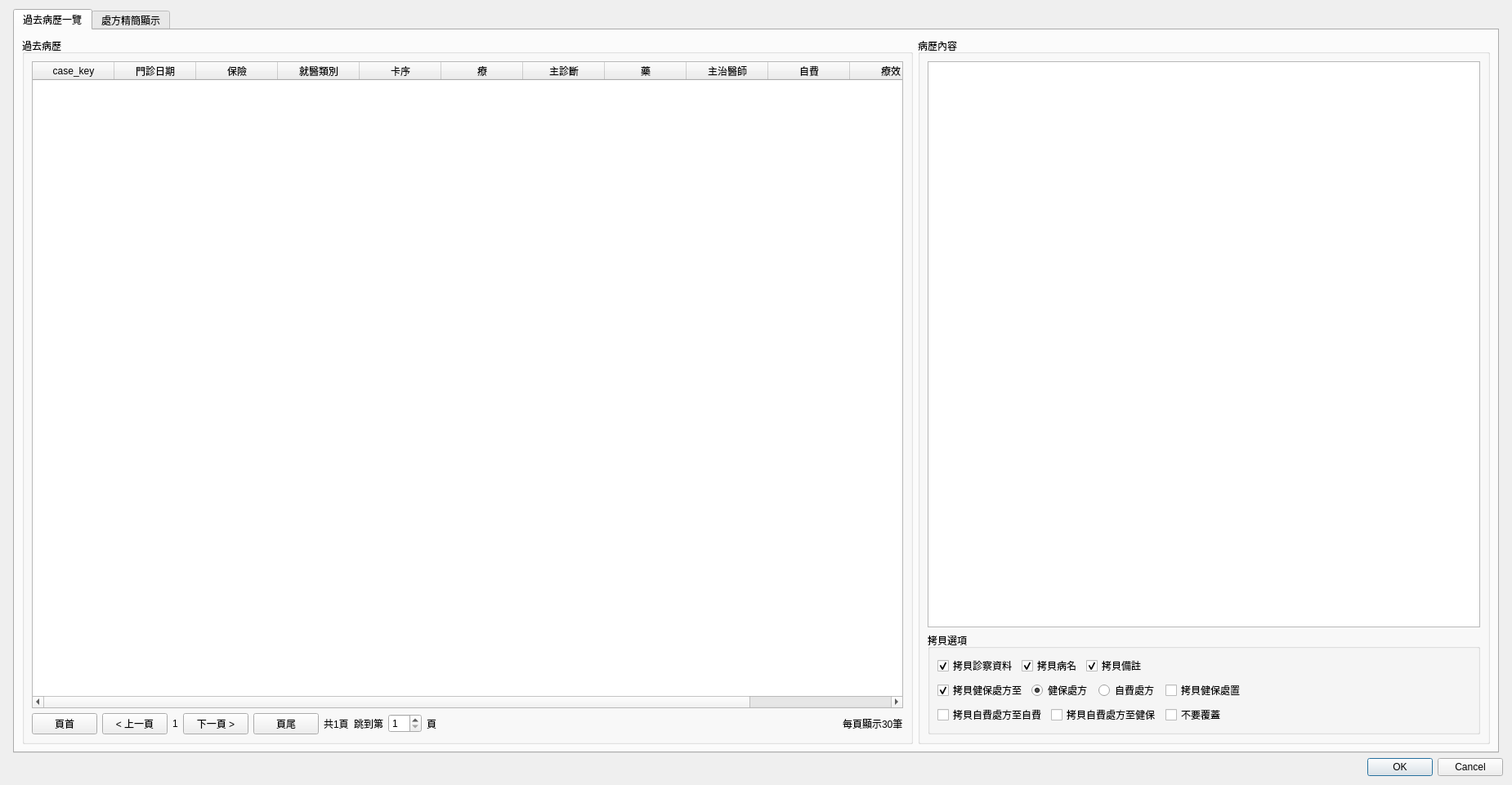
<?xml version="1.0" encoding="UTF-8"?>
<ui version="4.0">
 <class>Dialog_medical_record_past_history</class>
 <widget class="QDialog" name="Dialog_medical_record_past_history">
  <property name="windowModality">
   <enum>Qt::NonModal</enum>
  </property>
  <property name="geometry">
   <rect>
    <x>0</x>
    <y>0</y>
    <width>1850</width>
    <height>961</height>
   </rect>
  </property>
  <property name="sizePolicy">
   <sizepolicy hsizetype="Preferred" vsizetype="Preferred">
    <horstretch>0</horstretch>
    <verstretch>0</verstretch>
   </sizepolicy>
  </property>
  <property name="windowTitle">
   <string>過去病歷</string>
  </property>
  <layout class="QVBoxLayout" name="verticalLayout">
   <item>
    <layout class="QHBoxLayout" name="horizontalLayout">
     <property name="leftMargin">
      <number>5</number>
     </property>
     <property name="topMargin">
      <number>0</number>
     </property>
     <property name="rightMargin">
      <number>5</number>
     </property>
     <item>
      <widget class="QTabWidget" name="tabWidget_past_history">
       <property name="currentIndex">
        <number>0</number>
       </property>
       <widget class="QWidget" name="tab">
        <attribute name="title">
         <string>過去病歷一覽</string>
        </attribute>
        <layout class="QVBoxLayout" name="verticalLayout_4">
         <item>
          <layout class="QHBoxLayout" name="horizontalLayout_3">
           <item>
            <widget class="QGroupBox" name="groupBox_history_list">
             <property name="title">
              <string>過去病歷</string>
             </property>
             <layout class="QVBoxLayout" name="verticalLayout_2">
              <item>
               <widget class="QTableWidget" name="tableWidget_past_history">
                <property name="editTriggers">
                 <set>QAbstractItemView::NoEditTriggers</set>
                </property>
                <property name="selectionMode">
                 <enum>QAbstractItemView::SingleSelection</enum>
                </property>
                <property name="selectionBehavior">
                 <enum>QAbstractItemView::SelectRows</enum>
                </property>
                <column>
                 <property name="text">
                  <string>case_key</string>
                 </property>
                </column>
                <column>
                 <property name="text">
                  <string>門診日期</string>
                 </property>
                </column>
                <column>
                 <property name="text">
                  <string>保險</string>
                 </property>
                </column>
                <column>
                 <property name="text">
                  <string>就醫類別</string>
                 </property>
                </column>
                <column>
                 <property name="text">
                  <string>卡序</string>
                 </property>
                </column>
                <column>
                 <property name="text">
                  <string>療</string>
                 </property>
                </column>
                <column>
                 <property name="text">
                  <string>主診斷</string>
                 </property>
                </column>
                <column>
                 <property name="text">
                  <string>藥</string>
                 </property>
                </column>
                <column>
                 <property name="text">
                  <string>主治醫師</string>
                 </property>
                </column>
                <column>
                 <property name="text">
                  <string>自費</string>
                 </property>
                </column>
                <column>
                 <property name="text">
                  <string>療效</string>
                 </property>
                </column>
                <column>
                 <property name="text">
                  <string>開啟</string>
                 </property>
                </column>
               </widget>
              </item>
              <item>
               <layout class="QHBoxLayout" name="horizontalLayout_6">
                <item>
                 <widget class="QPushButton" name="pushButton_top">
                  <property name="text">
                   <string>頁首</string>
                  </property>
                 </widget>
                </item>
                <item>
                 <widget class="QPushButton" name="pushButton_prev">
                  <property name="text">
                   <string>&lt; 上一頁</string>
                  </property>
                 </widget>
                </item>
                <item>
                 <widget class="QLabel" name="label_current_page">
                  <property name="text">
                   <string>1</string>
                  </property>
                 </widget>
                </item>
                <item>
                 <widget class="QPushButton" name="pushButton_next">
                  <property name="text">
                   <string>下一頁 &gt;</string>
                  </property>
                 </widget>
                </item>
                <item>
                 <widget class="QPushButton" name="pushButton_bottom">
                  <property name="text">
                   <string>頁尾</string>
                  </property>
                 </widget>
                </item>
                <item>
                 <widget class="QLabel" name="label_total_pages">
                  <property name="text">
                   <string>共1頁</string>
                  </property>
                 </widget>
                </item>
                <item>
                 <widget class="QLabel" name="label_page_count_2">
                  <property name="text">
                   <string>跳到第</string>
                  </property>
                 </widget>
                </item>
                <item>
                 <widget class="QSpinBox" name="spinBox_move_page">
                  <property name="minimum">
                   <number>1</number>
                  </property>
                  <property name="value">
                   <number>1</number>
                  </property>
                 </widget>
                </item>
                <item>
                 <widget class="QLabel" name="label_page_count_3">
                  <property name="text">
                   <string>頁</string>
                  </property>
                 </widget>
                </item>
                <item>
                 <spacer name="horizontalSpacer_2">
                  <property name="orientation">
                   <enum>Qt::Horizontal</enum>
                  </property>
                  <property name="sizeHint" stdset="0">
                   <size>
                    <width>40</width>
                    <height>20</height>
                   </size>
                  </property>
                 </spacer>
                </item>
                <item>
                 <widget class="QLabel" name="label_count_per_page">
                  <property name="text">
                   <string>每頁顯示30筆</string>
                  </property>
                 </widget>
                </item>
               </layout>
              </item>
             </layout>
            </widget>
           </item>
           <item>
            <widget class="QGroupBox" name="groupBox_medical_record">
             <property name="maximumSize">
              <size>
               <width>700</width>
               <height>16777215</height>
              </size>
             </property>
             <property name="title">
              <string>病歷內容</string>
             </property>
             <layout class="QVBoxLayout" name="verticalLayout_3">
              <item>
               <widget class="QTextEdit" name="textEdit_medical_record">
                <property name="readOnly">
                 <bool>true</bool>
                </property>
               </widget>
              </item>
              <item>
               <widget class="QGroupBox" name="groupBox_copy_option">
                <property name="title">
                 <string>拷貝選項</string>
                </property>
                <layout class="QGridLayout" name="gridLayout">
                 <item row="3" column="0">
                  <layout class="QHBoxLayout" name="horizontalLayout_7">
                   <item>
                    <widget class="QCheckBox" name="checkBox_self_prescript">
                     <property name="text">
                      <string>拷貝自費處方至自費</string>
                     </property>
                    </widget>
                   </item>
                   <item>
                    <widget class="QCheckBox" name="checkBox_self_prescript_to_ins">
                     <property name="text">
                      <string>拷貝自費處方至健保</string>
                     </property>
                    </widget>
                   </item>
                  </layout>
                 </item>
                 <item row="3" column="1">
                  <widget class="QCheckBox" name="checkBox_not_overwrite">
                   <property name="text">
                    <string>不要覆蓋</string>
                   </property>
                  </widget>
                 </item>
                 <item row="2" column="0">
                  <layout class="QHBoxLayout" name="horizontalLayout_2">
                   <item>
                    <widget class="QCheckBox" name="checkBox_ins_prescript">
                     <property name="text">
                      <string>拷貝健保處方至</string>
                     </property>
                     <property name="checked">
                      <bool>true</bool>
                     </property>
                    </widget>
                   </item>
                   <item>
                    <widget class="QRadioButton" name="radioButton_ins_prescript">
                     <property name="text">
                      <string>健保處方</string>
                     </property>
                     <property name="checked">
                      <bool>true</bool>
                     </property>
                    </widget>
                   </item>
                   <item>
                    <widget class="QRadioButton" name="radioButton_self_prescript">
                     <property name="text">
                      <string>自費處方</string>
                     </property>
                    </widget>
                   </item>
                  </layout>
                 </item>
                 <item row="2" column="1">
                  <widget class="QCheckBox" name="checkBox_ins_treat">
                   <property name="text">
                    <string>拷貝健保處置</string>
                   </property>
                  </widget>
                 </item>
                 <item row="0" column="0" colspan="3">
                  <layout class="QHBoxLayout" name="horizontalLayout_8">
                   <item>
                    <widget class="QCheckBox" name="checkBox_diagnostic">
                     <property name="text">
                      <string>拷貝診察資料</string>
                     </property>
                     <property name="checked">
                      <bool>true</bool>
                     </property>
                    </widget>
                   </item>
                   <item>
                    <widget class="QCheckBox" name="checkBox_disease">
                     <property name="text">
                      <string>拷貝病名</string>
                     </property>
                     <property name="checked">
                      <bool>true</bool>
                     </property>
                    </widget>
                   </item>
                   <item>
                    <widget class="QCheckBox" name="checkBox_remark">
                     <property name="text">
                      <string>拷貝備註</string>
                     </property>
                     <property name="checked">
                      <bool>true</bool>
                     </property>
                    </widget>
                   </item>
                   <item>
                    <spacer name="horizontalSpacer_3">
                     <property name="orientation">
                      <enum>Qt::Horizontal</enum>
                     </property>
                     <property name="sizeHint" stdset="0">
                      <size>
                       <width>40</width>
                       <height>20</height>
                      </size>
                     </property>
                    </spacer>
                   </item>
                  </layout>
                 </item>
                </layout>
               </widget>
              </item>
             </layout>
            </widget>
           </item>
          </layout>
         </item>
        </layout>
       </widget>
       <widget class="QWidget" name="widget">
        <attribute name="title">
         <string>處方精簡顯示</string>
        </attribute>
        <layout class="QHBoxLayout" name="horizontalLayout_5">
         <item>
          <layout class="QHBoxLayout" name="horizontalLayout_4">
           <item>
            <widget class="QTableWidget" name="tableWidget_simple_view">
             <property name="editTriggers">
              <set>QAbstractItemView::NoEditTriggers</set>
             </property>
             <property name="alternatingRowColors">
              <bool>false</bool>
             </property>
             <property name="selectionMode">
              <enum>QAbstractItemView::SingleSelection</enum>
             </property>
             <property name="columnCount">
              <number>4</number>
             </property>
             <attribute name="horizontalHeaderVisible">
              <bool>false</bool>
             </attribute>
             <attribute name="horizontalHeaderDefaultSectionSize">
              <number>400</number>
             </attribute>
             <attribute name="verticalHeaderVisible">
              <bool>false</bool>
             </attribute>
             <attribute name="verticalHeaderDefaultSectionSize">
              <number>423</number>
             </attribute>
             <column/>
             <column/>
             <column/>
             <column/>
            </widget>
           </item>
          </layout>
         </item>
        </layout>
       </widget>
      </widget>
     </item>
    </layout>
   </item>
   <item>
    <widget class="QDialogButtonBox" name="buttonBox">
     <property name="orientation">
      <enum>Qt::Horizontal</enum>
     </property>
     <property name="standardButtons">
      <set>QDialogButtonBox::Cancel|QDialogButtonBox::Ok</set>
     </property>
     <property name="centerButtons">
      <bool>false</bool>
     </property>
    </widget>
   </item>
  </layout>
 </widget>
 <resources/>
 <connections>
  <connection>
   <sender>buttonBox</sender>
   <signal>accepted()</signal>
   <receiver>Dialog_medical_record_past_history</receiver>
   <slot>accept()</slot>
   <hints>
    <hint type="sourcelabel">
     <x>248</x>
     <y>254</y>
    </hint>
    <hint type="destinationlabel">
     <x>157</x>
     <y>274</y>
    </hint>
   </hints>
  </connection>
  <connection>
   <sender>buttonBox</sender>
   <signal>rejected()</signal>
   <receiver>Dialog_medical_record_past_history</receiver>
   <slot>reject()</slot>
   <hints>
    <hint type="sourcelabel">
     <x>316</x>
     <y>260</y>
    </hint>
    <hint type="destinationlabel">
     <x>286</x>
     <y>274</y>
    </hint>
   </hints>
  </connection>
 </connections>
</ui>
